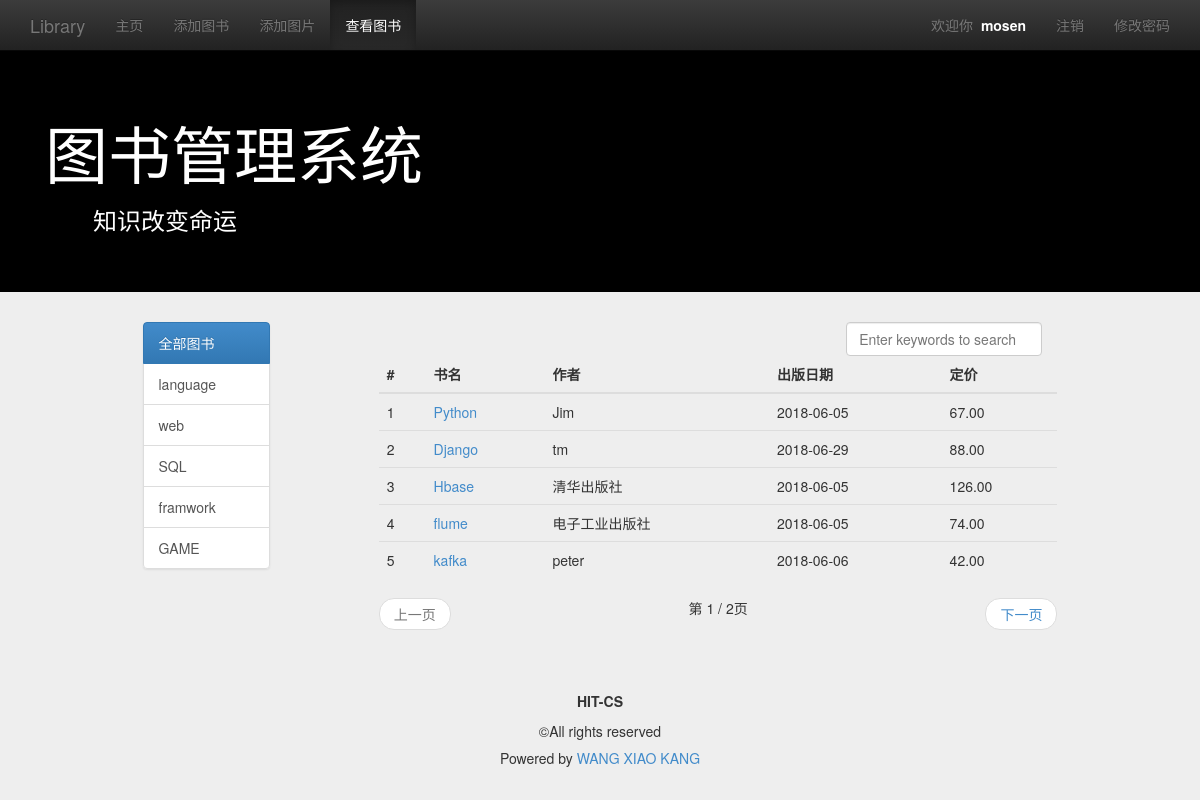
The page /LM/viewbook/ (signed in) on the database its author committed.
### management/models.py (models this page shows, shortened)
class MyUser(models.Model):
    user = models.OneToOneField(User, on_delete=models.CASCADE)
    nickname = models.CharField(max_length=16)
    permission = models.IntegerField(default=1)

class Book(models.Model):
    name = models.CharField(max_length=128)
    price = models.FloatField()
    author = models.CharField(max_length=128)
    publish_date = models.DateField()
    category = models.CharField(max_length=128)
    class META:
        ordering = ['name']

### management/views.py (the view)
# urls.py: path('viewbook/',views.book_list, name='book_list'),
def book_list(request):
    user = request.user if request.user.is_authenticated else None
    category_list = Book.objects.values_list('category', flat=True).distinct()
    query_category = request.GET.get('category', 'all')   # 没有值 就是默认值 all
    print(' query_category --> ', query_category)
    if (not query_category) or Book.objects.filter(category=query_category).count() is 0:
        query_category = 'all'
        book_list = Book.objects.all()
    else:
        book_list = Book.objects.filter(category=query_category)
    if request.method == 'POST':
        keyword = request.POST.get('keyword', '')
        book_list = Book.objects.filter(name__contains=keyword)
        query_category = 'all'
    paginator = Paginator(book_list, 5)  # 获取使用paginator函数分页集中sql_result，每5条为一页
    page = request.GET.get('page')
    try:
        book_list = paginator.page(page)
    except PageNotAnInteger:
        book_list = paginator.page(1)
    except EmptyPage:
        book_list = paginator.page(paginator.num_pages)
    print(' book_list=', book_list)
    content = {
        'user': user,
        'active_menu': 'view_book',
        'category_list': category_list,
        'query_category': query_category,
        'book_list': book_list,
    }
    return render(request, 'management/view_book_list.html', content)

### management/templates/management/view_book_list.html (shortened to what this page needs)
{% extends "management/base.html" %}
{% load static %}
{% block content %}
    <div class="container">
        <div class="row">
            <div class="col-md-10 col-md-offset-1">
                <div class="col-md-2">
                    <div class="list-group">
                        <a href="{% url 'management:book_list' %}" class="list-group-item" id="id_category_all">
                            全部图书
                        </a>
                        {% for category in category_list %}
                            <a href="{% url 'management:book_list'%}?category={{ category }} " class="list-group-item"
                               id="id_category_{{ category }}">
                                {{ category }}
                            </a>
                        {% endfor %}
                    </div>
                </div>
                <div class="col-md-9 col-md-offset-1">
                    <div class="col-md-4 col-md-offset-8">
                        <form role="form" method="post" name="search_form">
                            <input type="search" class="form-control" name="keyword"
                                   placeholder="Enter keywords to search" id="id_search_input" onkeyup="key_up()"
                                   autofocus>
                        </form>
                    </div>
                    <table class="table table-hover">
                        <thead>
                        <tr>
                            <th>#</th>
                            <th>书名</th>
                            <th>作者</th>
                            <th>出版日期</th>
                            <th>定价</th>
                        </tr>
                        </thead>
                        <tbody>
                        {% for book in book_list %}
                            <tr>
                                <td>{{ forloop.counter }}</td>
                                <td><a href="{% url 'management:detail' %}?id={{ book.id }}">{{ book.name }}</a></td>
                                <td>{{ book.author }}</td>
                                <td>{{ book.publish_date|date:"Y-m-d" }}</td>
                                <td>{{ book.price|floatformat:2 }}</td>
                            </tr>
                        {% empty %}
                            <tr>
                                <td>暂无图书</td>
                            </tr>
                        {% endfor %}
                        </tbody>
                    </table>
                    <nav>
                        <ul class="pager">
                            {% if book_list.has_previous %}
                                <li class="previous"><a
                                        href="?typ={{ query_category }}&page={{ book_list.previous_page_number }}">上一页</a>
                                </li>
                            {% else %}
                                <li class="previous disabled"><a href="#">上一页</a></li>
                            {% endif %}
                            第 {{ book_list.number }} / {{ book_list.paginator.num_pages }}页
                            {% if book_list.has_next %}
                                <li class="next"><a
                                        href="?typ={{ query_category }}&page={{ book_list.next_page_number }}">下一页</a>
                                </li>
                            {% else %}
                                <li class="next disabled"><a href="#">下一页</a></li>
                            {% endif %}
                        </ul>
                    </nav>
                </div>
            </div>
        </div>
    </div>
{% endblock %}

### management/templates/management/base.html (shortened to what this page needs)
<!DOCTYPE html>
<html lang="zh-cn">
{% load static %}
<head>
    <link rel="stylesheet" type="text/css" href="{% static 'css/bootstrap.min.css' %}">
    <link rel="stylesheet" type="text/css" href="{% static 'css/bootstrap-theme.min.css' %}">
    <link rel="stylesheet" type="text/css" href="{% static 'css/base.css' %}">
</head>
<body>
<nav class="navbar navbar-inverse navbar-fixed-top" role="navigation">
    <div class="container">
        <div class="navbar-header">
            <a href="{% url 'management:homepage' %}" class="navbar-brand">Library</a>
        </div>
        <div class="collapse navbar-collapse" id="navbar-collapse-basepage">
            <ul class="nav navbar-nav">
                <li id="homepage"><a href="{% url 'management:homepage' %}">主页</a></li>
                {% if user.myuser.permission > 1 %}
                    <li id="add_book"><a href="{% url 'management:add_book' %}">添加图书</a></li>
                    <li id="add_img"><a href="{% url 'management:add_img' %}">添加图片</a></li>
                {% endif %}
                <li id="view_book"><a href="{% url 'management:book_list' %}">查看图书</a></li>
            </ul>
            <ul class="nav navbar-nav navbar-right">
                {% if user %}
                <li><p class="navbar-text">欢迎你&nbsp;&nbsp;<span id="base_name">{{ user.myuser.nickname }}</span></p></li>
                    <li><a href="{% url 'management:logout' %}">注销</a></li>
                    <li><a href="{% url 'management:set_password' %}">修改密码</a></li>
                {% else %}
                    <li><a href="{% url 'management:signup' %}">注册</a></li>
                    <li><a href="{% url 'management:login' %}">登录</a></li>
                {% endif %}
            </ul>
        </div>
    </div>
</nav>
<header class="jumbotron subhead" id="header-base">
    <div class="container">
        <h1>图书管理系统</h1>
        <h3>&emsp;&emsp;知识改变命运</h3>
    </div>
</header>
{% block content %}
{% endblock %}
<footer class="footer" role="contentinfo">
    <hr>
    <div class="container">
        <p class="text-center"><strong>HIT-CS</strong></p>
        <p class="text-center">©All rights reserved</p>
        <h5 class="text-center"> Powered by&nbsp;<a href="http://yumendy.com/">WANG XIAO KANG</a></h5>
    </div>
</footer>
</body>
</html>

### management/static/css/base.css (style rules this page uses)
body { padding-top: 50px; background-color: #eeeeee; }
#header-base { background-color: #000; color: #fff; }
#base_name { color: #fff; font-weight: bold; }

### rows shown on the page
Book: name "Python", author "Jim", publish_date "2018-06-05", price "67.00"
Book: name "Django", author "tm", publish_date "2018-06-29", price "88.00"
Book: name "Hbase", author "清华出版社", publish_date "2018-06-05", price "126.00"
Book: name "flume", author "电子工业出版社", publish_date "2018-06-05", price "74.00"
Book: name "kafka", author "peter", publish_date "2018-06-06", price "42.00"

### other values the page prints
{{ user.myuser.nickname }} "mosen"
{{ category }} "language" "web" "SQL" "framwork" "GAME"
{{ book_list.number }} "1"
{{ book_list.paginator.num_pages }} "2"
